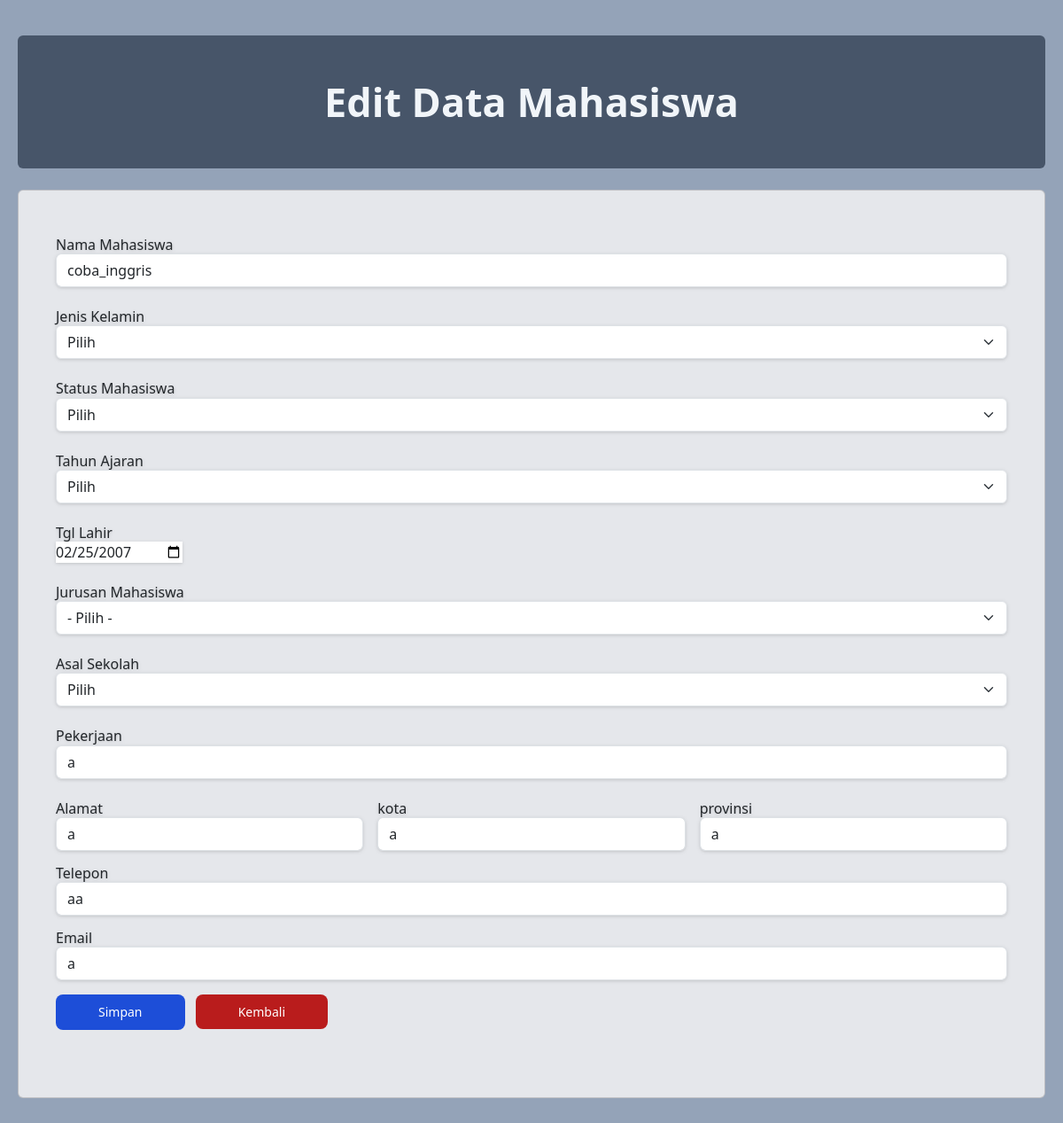
The app's page /daftarfakultas/editdatamhs.php?nim=1712200001 with its own data.
### tables this page shows
CREATE TABLE `tbl_mhsiswa` (
  `id_mahasiswa` int(11) NOT NULL,
  `nama_mahasiswa` varchar(75) DEFAULT NULL,
  `jns_kelamin` varchar(15) DEFAULT NULL,
  `tgl_lahir` date DEFAULT NULL,
  `status_mhs` varchar(35) DEFAULT NULL,
  `jurusan` varchar(75) DEFAULT NULL,
  `nim` varchar(15) DEFAULT NULL,
  `lulusan_sekolah` varchar(75) DEFAULT NULL,
  `tahun_ajaran` varchar(30) DEFAULT NULL,
  `pekerjaan` varchar(75) DEFAULT NULL,
  `alamat` varchar(200) DEFAULT NULL,
  `kelurahan` varchar(45) DEFAULT NULL,
  `kecamatan` varchar(45) DEFAULT NULL,
  `kota` varchar(45) DEFAULT NULL,
  `provinsi` varchar(75) DEFAULT NULL,
  `telp` varchar(50) DEFAULT NULL,
  `email` varchar(55) DEFAULT NULL,
  `website` varchar(75) DEFAULT NULL
);

### daftarfakultas/editdatamhs.php (the view, shortened to what this page needs)
<?php
require '../koneksi.php';
$nim = $_GET['nim'];
$ambildata = mysqli_query($conn, "SELECT * FROM tbl_mhsiswa WHERE nim = '$nim'");
$data = mysqli_fetch_array($ambildata);
?>
<!DOCTYPE html>
<html lang="en">
<head>
    <link href="https://cdn.jsdelivr.net/npm/bootstrap@5.3.3/dist/css/bootstrap.min.css" rel="stylesheet"
>
    <link href="https://cdn.jsdelivr.net/npm/tailwindcss@2.2.19/dist/tailwind.min.css" rel="stylesheet">
    <script src="https://cdn.tailwindcss.com"></script>
</head>
<body>
    <div class="dash px-[20px] py-10 bg-slate-400 ">
        <h2 class="font-bold text-[45px] rounded-md mb-6 text-center py-5   bg-slate-600 text-slate-100">Edit Data
            Mahasiswa</h2>
        <div class="card py-[52px] px-[42px]   bg-gray-200">
            <form class="pb-3" method="POST" action="">
                <div class="mb-4 drop-shadow">
                    <h6>Nama Mahasiswa</h6>
                    <input type="text" class="form-control" name="nama" value="<?php echo $data['nama_mahasiswa']; ?>">
                </div>
                <div class="mb-4 drop-shadow">
                    <h6>Jenis Kelamin</h6>
                    <select class="form-select mb-3" aria-label="Default select example" name="kelamin">
                        <option class="fw-bold" disabled selected>Pilih</option>
                        </select>
                    </div>
                    <div class="mb-4 drop-shadow">
                        <h6>Status Mahasiswa</h6>
                        <select class="form-select mb-3" aria-label="Default select example" name="status">
                            <option class="fw-bold" disabled selected>Pilih</option>
                        </select>
                    </div>
                    <div class="mb-4 drop-shadow">
                        <h6>Tahun Ajaran</h6>
                        <select class="form-select mb-3" aria-label="Default select example" name="tahun_ajaran">
                            <option class="fw-bold" disabled selected>Pilih</option>
                        </select>
                    </div>
                    <div class="mb-4 drop-shadow">
                        <h6>Tgl Lahir</h6>
                        <input type="date" id="tgl_lahir" name="tgl_lahir" value="<?php echo $data['tgl_lahir']; ?>">
                    </div>
                    <div class="mb-4 drop-shadow">
                        <h6>Jurusan Mahasiswa</h6>
                        <select class="form-select mb-3" aria-label="Default select example" name="jurusan">
                            <option class="fw-bold" disabled selected>- Pilih - </option>
                        </select>
                    </div>
                    <div class="mb-4 drop-shadow">
                        <h6>Asal Sekolah</h6>
                        <select class="form-select mb-3" aria-label="Default select example" name="asal_sekolah">
                            <option class="fw-bold" disabled selected>Pilih</option>
                        </select>
                    </div>
                    <div class="mb-4 drop-shadow">
                        <h6>Pekerjaan</h6>
                        <input type="text" class="form-control" name="pekerjaan" value="<?php echo $data['pekerjaan']; ?>">
                    </div>
                    <div class="row g-3 mb-3">
                        <div class="col drop-shadow">
                            <h6>Alamat</h6>
                            <input type="text" class="form-control" name="alamat" value="<?php echo $data['alamat']; ?>">
                        </div>
                        <div class="col drop-shadow">
                            <h6>kota</h6>
                            <input type="text" class="form-control" name="kota" value="<?php echo $data['kota']; ?>">
                        </div>
                        <div class="col drop-shadow">
                            <h6>provinsi</h6>
                            <input type="text" class="form-control" name="provinsi"
                                value="<?php echo $data['provinsi']; ?>">
                        </div>
                    </div>
                    <div class="mb-3 drop-shadow">
                        <h6>Telepon</h6>
                        <input type="text" class="form-control" name="telepon" value="<?php echo $data['telp']; ?>">
                    </div>
                    <div class="mb-3 drop-shadow">
                        <h6>Email</h6>
                        <input type="text" class="form-control" name="email" value="<?php echo $data['email']; ?>">
                    </div>
                    <div class="w-full">
                        <button type="submit" name="simpan" onclick="history.back()"
                            class="text-white bg-blue-700 hover:bg-blue-800 focus:ring-4 focus:ring-blue-300 font-medium rounded-lg text-sm px-5 py-2.5 me-2 mb-2 dark:bg-blue-600 dark:hover:bg-blue-700 focus:outline-none dark:focus:ring-blue-800">Simpan</button>
                        <a onclick="history.back()" type="kembali"
                            class="text-white bg-red-700 hover:bg-red-800 focus:ring-4 focus:ring-red-300 font-medium rounded-lg text-sm px-5 py-2.5 me-2 mb-2 dark:bg-red-600 dark:hover:bg-red-700 focus:outline-none dark:focus:ring-red-800">Kembali</a>
                    </div>
            </form>
        </div>
    </div>
</body>
</html>

### records on screen
tbl_mhsiswa: nama "coba_inggris", tgl_lahir "02/25/2007", pekerjaan "a", alamat "a", kota "a", provinsi "a", telepon "aa", email "a"
